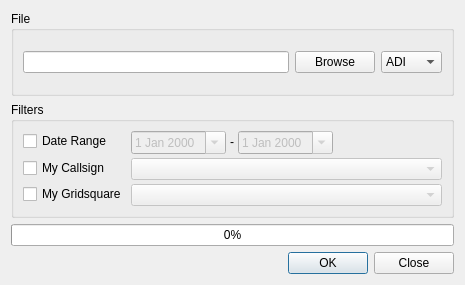
<?xml version="1.0" encoding="UTF-8"?>
<ui version="4.0">
 <class>ExportDialog</class>
 <widget class="QDialog" name="ExportDialog">
  <property name="geometry">
   <rect>
    <x>0</x>
    <y>0</y>
    <width>465</width>
    <height>285</height>
   </rect>
  </property>
  <property name="minimumSize">
   <size>
    <width>465</width>
    <height>0</height>
   </size>
  </property>
  <property name="windowTitle">
   <string>Export Selected QSOs</string>
  </property>
  <property name="modal">
   <bool>true</bool>
  </property>
  <layout class="QVBoxLayout" name="verticalLayout">
   <item>
    <widget class="QGroupBox" name="groupBox">
     <property name="title">
      <string>File</string>
     </property>
     <layout class="QGridLayout" name="gridLayout">
      <item row="0" column="2">
       <widget class="QComboBox" name="typeSelect">
        <property name="sizePolicy">
         <sizepolicy hsizetype="Maximum" vsizetype="Fixed">
          <horstretch>0</horstretch>
          <verstretch>0</verstretch>
         </sizepolicy>
        </property>
        <item>
         <property name="text">
          <string notr="true">ADI</string>
         </property>
        </item>
        <item>
         <property name="text">
          <string>ADX</string>
         </property>
        </item>
        <item>
         <property name="text">
          <string>JSON</string>
         </property>
        </item>
       </widget>
      </item>
      <item row="0" column="0">
       <widget class="QLineEdit" name="fileEdit">
        <property name="focusPolicy">
         <enum>Qt::ClickFocus</enum>
        </property>
        <property name="readOnly">
         <bool>true</bool>
        </property>
       </widget>
      </item>
      <item row="0" column="1">
       <widget class="QPushButton" name="browseButton">
        <property name="text">
         <string>Browse</string>
        </property>
        <property name="icon">
         <iconset theme="folder-open">
          <normaloff>.</normaloff>.</iconset>
        </property>
       </widget>
      </item>
     </layout>
    </widget>
   </item>
   <item>
    <widget class="QGroupBox" name="filterGroup">
     <property name="enabled">
      <bool>true</bool>
     </property>
     <property name="toolTip">
      <string>Export only QSOs from the given period</string>
     </property>
     <property name="title">
      <string>Filters</string>
     </property>
     <layout class="QFormLayout" name="formLayout">
      <property name="formAlignment">
       <set>Qt::AlignLeading|Qt::AlignLeft|Qt::AlignVCenter</set>
      </property>
      <property name="horizontalSpacing">
       <number>4</number>
      </property>
      <property name="verticalSpacing">
       <number>4</number>
      </property>
      <item row="0" column="0">
       <widget class="QCheckBox" name="dateRangeCheckBox">
        <property name="sizePolicy">
         <sizepolicy hsizetype="Minimum" vsizetype="Maximum">
          <horstretch>0</horstretch>
          <verstretch>0</verstretch>
         </sizepolicy>
        </property>
        <property name="text">
         <string>Date Range</string>
        </property>
       </widget>
      </item>
      <item row="0" column="1">
       <layout class="QHBoxLayout" name="horizontalLayout">
        <item>
         <widget class="QDateEdit" name="startDateEdit">
          <property name="enabled">
           <bool>false</bool>
          </property>
          <property name="sizePolicy">
           <sizepolicy hsizetype="Maximum" vsizetype="Maximum">
            <horstretch>0</horstretch>
            <verstretch>0</verstretch>
           </sizepolicy>
          </property>
          <property name="focusPolicy">
           <enum>Qt::ClickFocus</enum>
          </property>
          <property name="calendarPopup">
           <bool>true</bool>
          </property>
         </widget>
        </item>
        <item>
         <widget class="QLabel" name="endDateLabel">
          <property name="sizePolicy">
           <sizepolicy hsizetype="Preferred" vsizetype="Maximum">
            <horstretch>0</horstretch>
            <verstretch>0</verstretch>
           </sizepolicy>
          </property>
          <property name="text">
           <string notr="true">-</string>
          </property>
          <property name="alignment">
           <set>Qt::AlignCenter</set>
          </property>
         </widget>
        </item>
        <item>
         <widget class="QDateEdit" name="endDateEdit">
          <property name="enabled">
           <bool>false</bool>
          </property>
          <property name="sizePolicy">
           <sizepolicy hsizetype="Maximum" vsizetype="Maximum">
            <horstretch>0</horstretch>
            <verstretch>0</verstretch>
           </sizepolicy>
          </property>
          <property name="focusPolicy">
           <enum>Qt::ClickFocus</enum>
          </property>
          <property name="calendarPopup">
           <bool>true</bool>
          </property>
         </widget>
        </item>
        <item>
         <spacer name="horizontalSpacer_2">
          <property name="orientation">
           <enum>Qt::Horizontal</enum>
          </property>
          <property name="sizeHint" stdset="0">
           <size>
            <width>40</width>
            <height>20</height>
           </size>
          </property>
         </spacer>
        </item>
       </layout>
      </item>
      <item row="1" column="0">
       <widget class="QCheckBox" name="myCallsignCheckBox">
        <property name="text">
         <string>My Callsign</string>
        </property>
       </widget>
      </item>
      <item row="1" column="1">
       <widget class="QComboBox" name="myCallsignComboBox">
        <property name="enabled">
         <bool>false</bool>
        </property>
       </widget>
      </item>
      <item row="2" column="1">
       <widget class="QComboBox" name="myGridComboBox">
        <property name="enabled">
         <bool>false</bool>
        </property>
       </widget>
      </item>
      <item row="2" column="0">
       <widget class="QCheckBox" name="myGridCheckBox">
        <property name="text">
         <string>My Gridsquare</string>
        </property>
       </widget>
      </item>
     </layout>
    </widget>
   </item>
   <item>
    <widget class="QProgressBar" name="progressBar">
     <property name="value">
      <number>0</number>
     </property>
    </widget>
   </item>
   <item>
    <widget class="QDialogButtonBox" name="buttonBox">
     <property name="orientation">
      <enum>Qt::Horizontal</enum>
     </property>
     <property name="standardButtons">
      <set>QDialogButtonBox::Close|QDialogButtonBox::Ok</set>
     </property>
    </widget>
   </item>
  </layout>
 </widget>
 <resources/>
 <connections>
  <connection>
   <sender>buttonBox</sender>
   <signal>accepted()</signal>
   <receiver>ExportDialog</receiver>
   <slot>runExport()</slot>
   <hints>
    <hint type="sourcelabel">
     <x>248</x>
     <y>254</y>
    </hint>
    <hint type="destinationlabel">
     <x>157</x>
     <y>274</y>
    </hint>
   </hints>
  </connection>
  <connection>
   <sender>buttonBox</sender>
   <signal>rejected()</signal>
   <receiver>ExportDialog</receiver>
   <slot>reject()</slot>
   <hints>
    <hint type="sourcelabel">
     <x>316</x>
     <y>260</y>
    </hint>
    <hint type="destinationlabel">
     <x>286</x>
     <y>274</y>
    </hint>
   </hints>
  </connection>
  <connection>
   <sender>browseButton</sender>
   <signal>clicked()</signal>
   <receiver>ExportDialog</receiver>
   <slot>browse()</slot>
   <hints>
    <hint type="sourcelabel">
     <x>194</x>
     <y>43</y>
    </hint>
    <hint type="destinationlabel">
     <x>157</x>
     <y>91</y>
    </hint>
   </hints>
  </connection>
  <connection>
   <sender>dateRangeCheckBox</sender>
   <signal>stateChanged(int)</signal>
   <receiver>ExportDialog</receiver>
   <slot>toggleDateRange()</slot>
   <hints>
    <hint type="sourcelabel">
     <x>279</x>
     <y>103</y>
    </hint>
    <hint type="destinationlabel">
     <x>157</x>
     <y>91</y>
    </hint>
   </hints>
  </connection>
  <connection>
   <sender>myCallsignCheckBox</sender>
   <signal>stateChanged(int)</signal>
   <receiver>ExportDialog</receiver>
   <slot>toggleMyCallsign()</slot>
   <hints>
    <hint type="sourcelabel">
     <x>72</x>
     <y>159</y>
    </hint>
    <hint type="destinationlabel">
     <x>232</x>
     <y>142</y>
    </hint>
   </hints>
  </connection>
  <connection>
   <sender>myGridCheckBox</sender>
   <signal>stateChanged(int)</signal>
   <receiver>ExportDialog</receiver>
   <slot>toggleMyGridsquare()</slot>
   <hints>
    <hint type="sourcelabel">
     <x>82</x>
     <y>188</y>
    </hint>
    <hint type="destinationlabel">
     <x>232</x>
     <y>142</y>
    </hint>
   </hints>
  </connection>
  <connection>
   <sender>myCallsignComboBox</sender>
   <signal>currentTextChanged(QString)</signal>
   <receiver>ExportDialog</receiver>
   <slot>myCallsignChanged(QString)</slot>
   <hints>
    <hint type="sourcelabel">
     <x>296</x>
     <y>160</y>
    </hint>
    <hint type="destinationlabel">
     <x>232</x>
     <y>142</y>
    </hint>
   </hints>
  </connection>
 </connections>
 <slots>
  <slot>toggleDateRange()</slot>
  <slot>browse()</slot>
  <slot>runExport()</slot>
  <slot>toggleMyCallsign()</slot>
  <slot>toggleMyGridsquare()</slot>
  <slot>myCallsignChanged(QString)</slot>
 </slots>
</ui>
